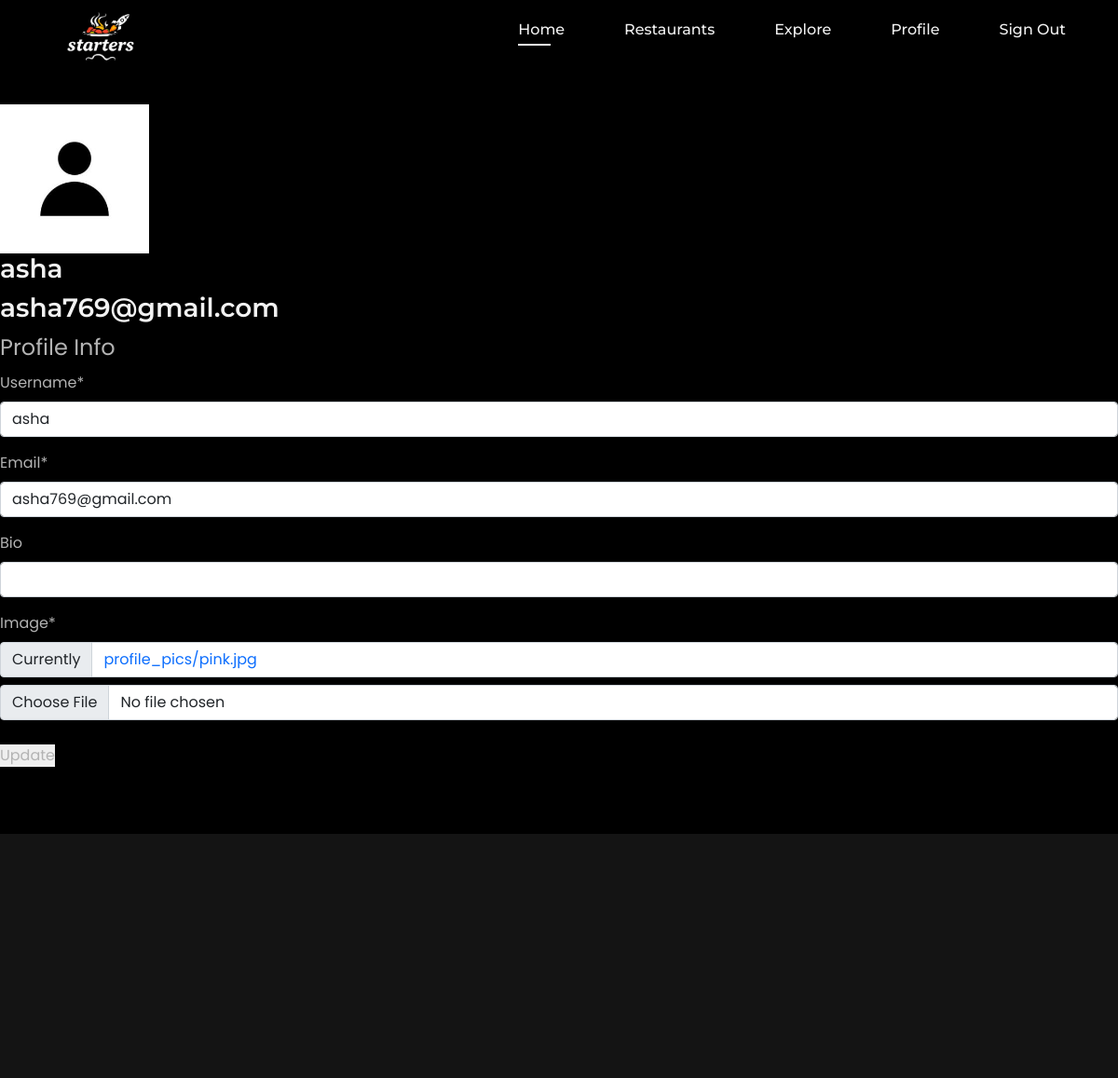
The page /users/profile/ (signed in) on the database as committed earlier.
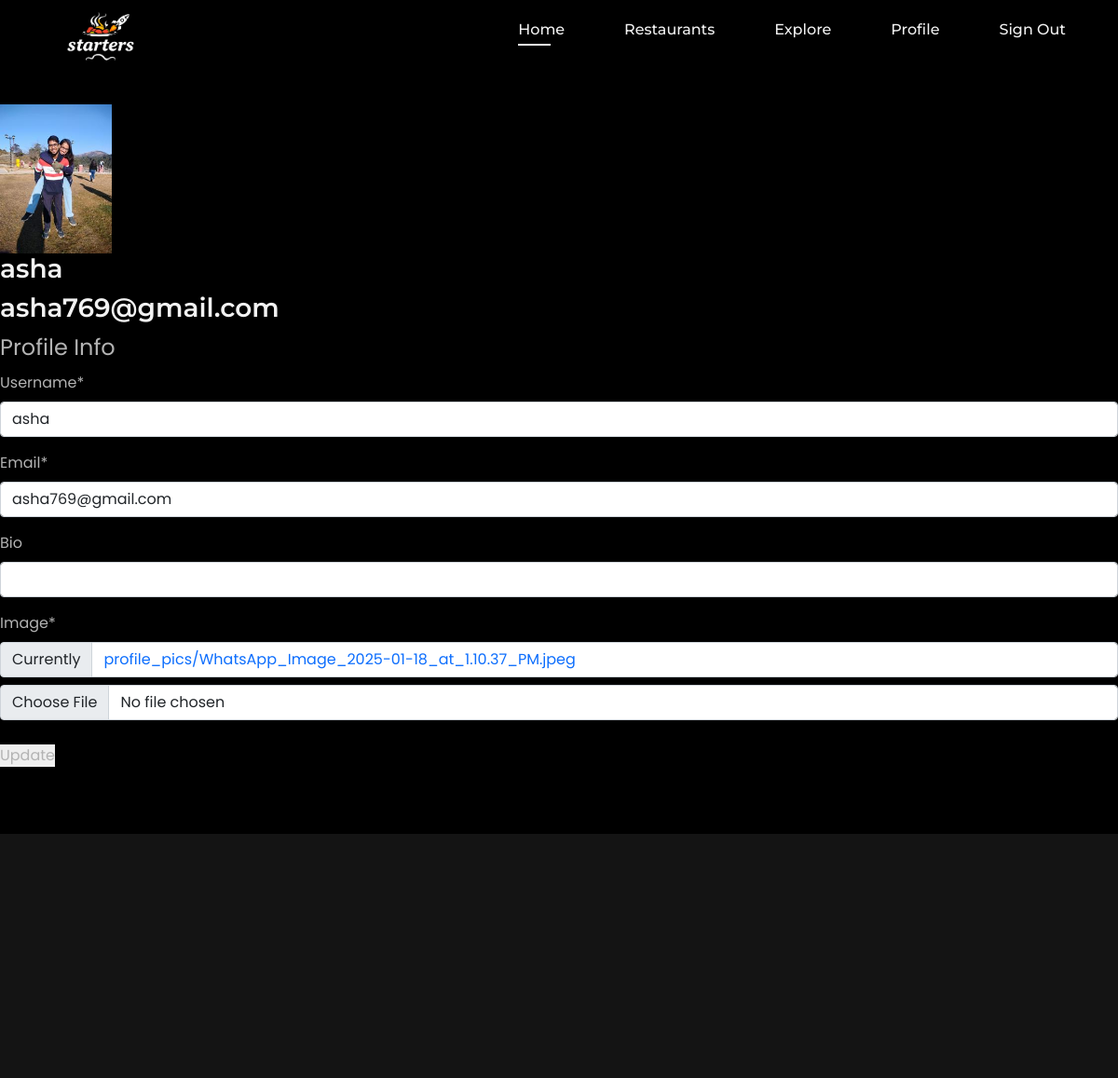
The same page on the database as committed later.
### userauths/models.py (models this page shows, shortened)
class User(AbstractUser):
    email = models.EmailField(unique=True, null=False)
    username = models.CharField(max_length=100, unique=True)
    bio = models.CharField(max_length=150, blank=True)
    USERNAME_FIELD = "email"
    REQUIRED_FIELDS = ['username']

class Profile(models.Model):
    user = models.OneToOneField(User, on_delete=models.CASCADE)
    image = models.ImageField(default='profile_pics/pink.jpg', upload_to='profile_pics')

### userauths/views.py (the view)
# urls.py: path("profile/",user_views.profile,name="profile"),
@login_required
def profile(request):
    if request.method == 'POST':
        u_form = UserUpdateForm(request.POST, instance=request.user)
        p_form = ProfileUpdateForm(request.POST, request.FILES, instance=request.user.profile)
        if u_form.is_valid() and p_form.is_valid():
            u_form.save()
            p_form.save()
            messages.success(request, 'Your Profile has been updated!')
            return redirect('userauths:profile')
    else:
        u_form = UserUpdateForm(instance=request.user)
        p_form = ProfileUpdateForm(instance=request.user.profile)
    context = {
        'u_form': u_form,
        'p_form': p_form,
    }
    return render(request, 'userauths/profile.html', context)

### userauths/forms.py
class UserUpdateForm(forms.ModelForm):
    email = forms.EmailField()
    class Meta:
        model = User
        fields = ['username', 'email','bio']

class ProfileUpdateForm(forms.ModelForm):
    class Meta:
        model = Profile
        fields = ['image']

### templates/userauths/profile.html (shortened to what this page needs)
{% extends 'partials/base.html'%}
{% load static %}
{% load crispy_forms_tags %}
{% block content %}
<section class="profile section" id="profile">
  <div class="profile_container">
    <img src="{{user.profile.image.url}}" alt="profile-pic" class="profile_img" style="height: 10rem;">
    <h3>
      {{user.username}}
    </h3>
    <h3>
      {{user.email}}
    </h3>
  </div>
  <div class="form-container">
    <form method="POST" enctype="multipart/form-data">
        <fieldset class="form-group">
            <legend>Profile Info</legend>
            {{ u_form|crispy }}
            {{ p_form|crispy }}
        </fieldset>
        <div class="form-group" style="margin-top: 10px;">
            <button type="submit">Update</button>
        </div>
    </form>
  </div>
</section>
{% endblock %}

Rows that differ between the two databases and show on the page:
changed User "asha": profile.image: a different picture
Other text that changed with them:
text no longer shown: "Image * Currently profile_pics/pink.jpg"
text now shown: "Image * Currently profile_pics/WhatsApp_Image_2025-01-18_at_1.10.37_PM.jpeg"
